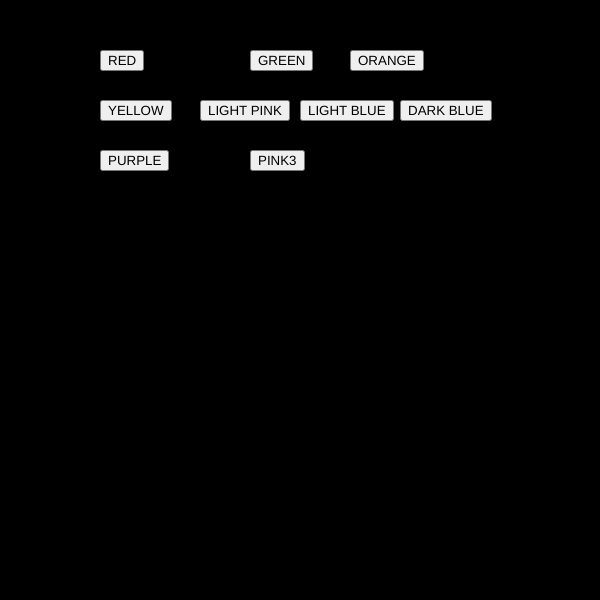
Frame 1 (no input)
Frame 60 (no input): identical to frame 1, image omitted
Frame 120 (the mouse pressed at the canvas centre since frame 60): identical to frame 1, image omitted

The p5.js sketch that drew this single still picture (run headless with seeded random() and noise() and a simulated clock; from frame 60 on, the mouse is pressed at the canvas centre):

// p5.js sketch
// ── sketch.js
var btn_red;
var btn_green;
var btn_orange;
var btn_yellow;
var btn_lghtblue;
var btn_darkblue;
var btn_purple;
var btn_lghtpink;
var btn_darkpink;


var r = 0;
var g = 0;
var b = 0;

function setup() {
  createCanvas(600,600); 
  btn_red = createButton("RED");
  btn_red.position(100,50);
  btn_red.mousePressed(justred_bg);
  
  btn_green = createButton("GREEN");
  btn_green.position(250,50);
  btn_green.mousePressed(justgreen_bg);

  btn_orange = createButton("ORANGE");
  btn_orange.position(350,50);
  btn_orange.mousePressed(justorange_bg);

  btn_yellow = createButton("YELLOW");
  btn_yellow.position(100,100);
  btn_yellow.mousePressed(justyellow_bg);

  btn_lghtpink = createButton("LIGHT PINK");
  btn_lghtpink.position(200,100);
  btn_lghtpink.mousePressed(lightpink_bg);
  
  btn_lghtblue = createButton("LIGHT BLUE");
  btn_lghtblue.position(300,100);
  btn_lghtblue.mousePressed(lightblue_bg);

  btn_darkblue = createButton("DARK BLUE");
  btn_darkblue.position(400,100);
  btn_darkblue.mousePressed(darkblue_bg);

  btn_purple = createButton("PURPLE");
  btn_purple.position(100,150);
  btn_purple.mousePressed(purple_bg);

  btn_darkpink = createButton("PINK3");
  btn_darkpink.position(250,150);
  btn_darkpink.mousePressed(darkpink_bg);
}
  function draw()
{
  background(r,g,b);
}
 function justred_bg() {


r = 255;
g = 0;
b = 0;
  }

  function justgreen_bg() 
  {
r = 0;
g = 255;
b = 0;
  }

  function justorange_bg() 
  {
r = 255;
g = 153;
b = 51;
  }

  function justyellow_bg() 
  {
r = 255;
g = 255;
b = 51;
  }

  function lightpink_bg() 
  {
r = 204;
g = 0;
b = 204;
  }

function purple_bg() 
  {
r = 102;
g = 0;
b = 204;
  }

  function lightblue_bg() 
  {
r = 51;
g = 255;
b = 255;
  }

  function darkblue_bg() 
  {
r = 255;
g = 0;
b = 0;
  }

  function darkpink_bg() 
  {
r = 255;
g = 0;
b = 127;
  }


 
